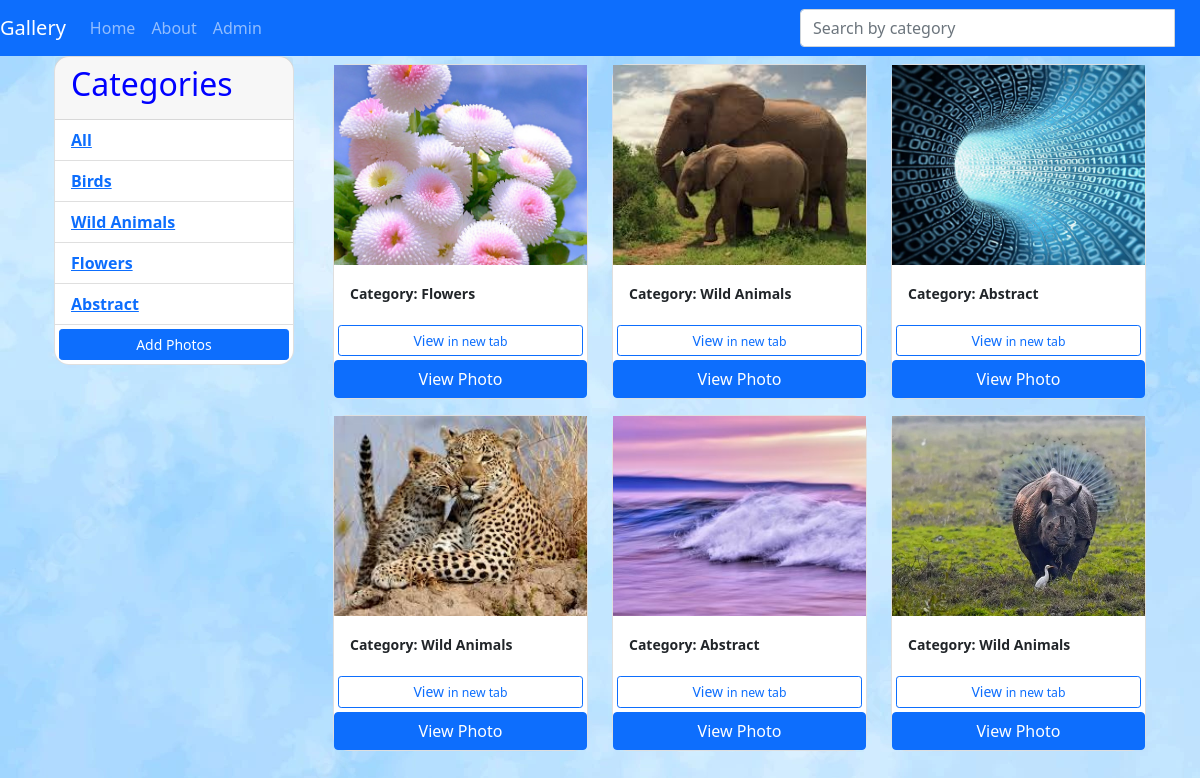
The app's page /, older data.
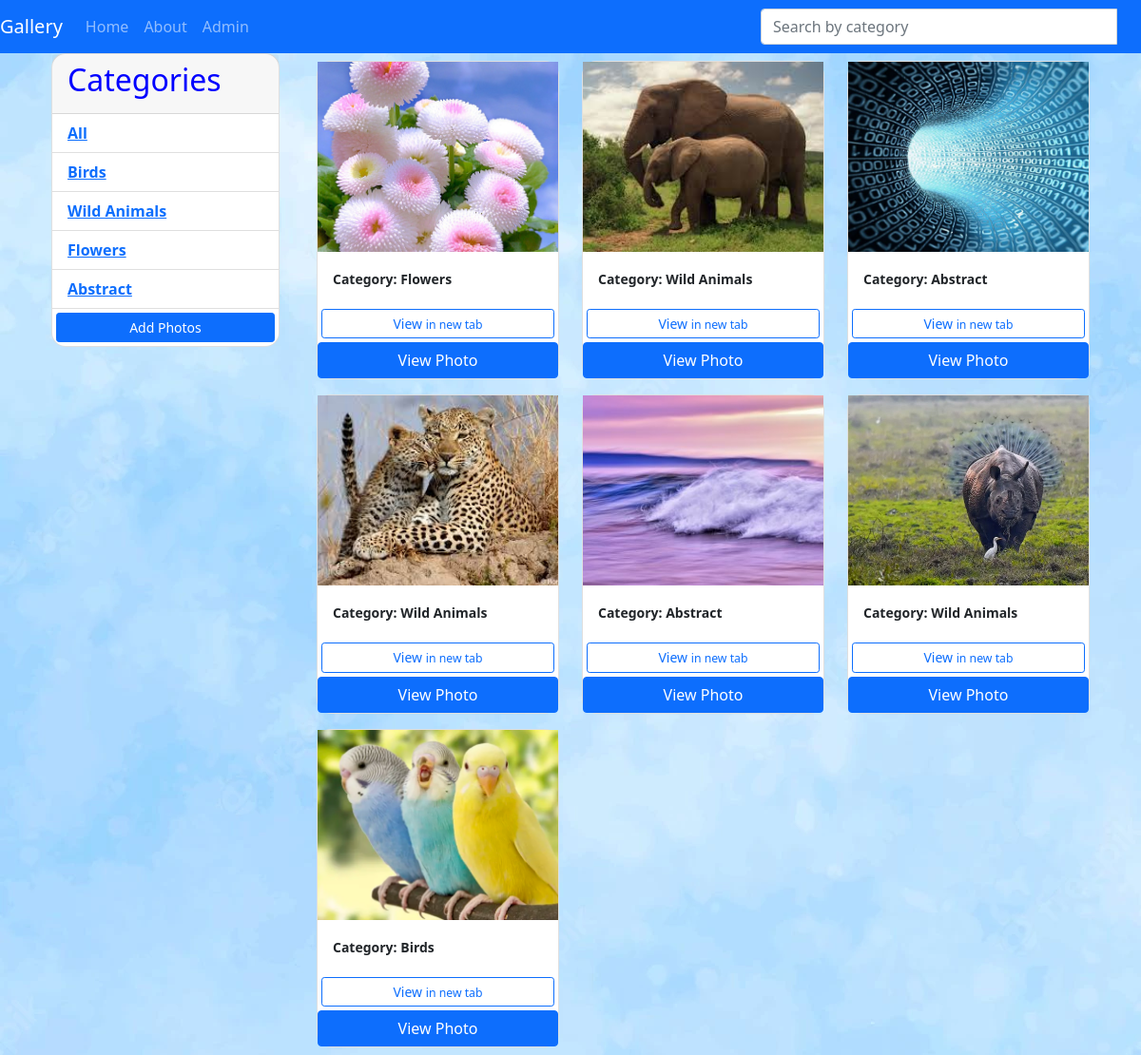
The same page, newer data.
### gallery/models.py (models this page shows, shortened)
class Category(models.Model):
    name = models.CharField(max_length=100, null=False, blank=False)

class Image(models.Model):
    category = models.ForeignKey(Category, on_delete=models.SET_NULL, null=True)
    location = models.ForeignKey(Location, on_delete=models.SET_NULL, null=True)
    image = models.ImageField(null=False, default='default.jpg')
    description = models.TextField()

### gallery/views.py (the view)
# urls.py: path('', views.home, name='gallery'),
def home(request):
    category =request.GET.get('category')
    if category == None:
        images = Image.objects.all()
    else:
        images = Image.objects.filter(category__name=category)
    categories = Category.objects.filter()
    context = {'categories': categories, 'images': images}
    return render(request, 'gallery/home.html', context)

### gallery/templates/gallery/home.html (shortened to what this page needs)
{% extends 'gallery/base.html'%}
{% block content %}
    <div class="container">
        <div class="row">
            <div class="col-md-3">
                <div class="card" style="width: 15rem;">
                    <div class="card-header">
                    <h2>Categories</h2>
                    </div>
                    <ul class="list-group list-group-flush">
                        <li class="list-group-item">
                            <a href="{% url 'gallery'%}">All</a>
                        </li>
                        {% for category in categories %}
                        <li class="list-group-item">
                            <a href="{% url 'gallery'%}?category={{category.name}}">
                                {{category.name}}
                            </a>
                        </li>
                        {% endfor %}
                        <a href="{% url 'add'%}" class="btn btn-primary btn-block btn-sm m-1">Add Photos</a>
                    </ul>
                </div>
            </div>
            <div class="col-md-9">
                <div class="row">
                    {% for image in images %}
                        <div class="col-md-4">
                            <div class="card my-2">
                                <img class="gallery-image" src="{{image.image.url}}" alt="red roses">
                                <div class="card-body">
                                    <small>Category: {{image.category.name}}</small>
                                </div>
                                <a href="{% url 'photo' image.id%}" class="btn btn-outline-primary btn-sm m-1" href="">View <small>in new tab</small> </a>
                                <button type="button" class="btn btn-primary" data-bs-toggle="modal" data-bs-target="#exampleModal">
                                    View Photo
                                </button>
                            </div>
                        </div>
                        {% empty %}
                        <h3>No photos....</h3>
                    {% endfor %}
                </div>
            </div>
        </div>
    </div>
{% endblock %}

Row changes from the older to the newer data that the page shows:
added Image: image (picture), category.name "Birds"
